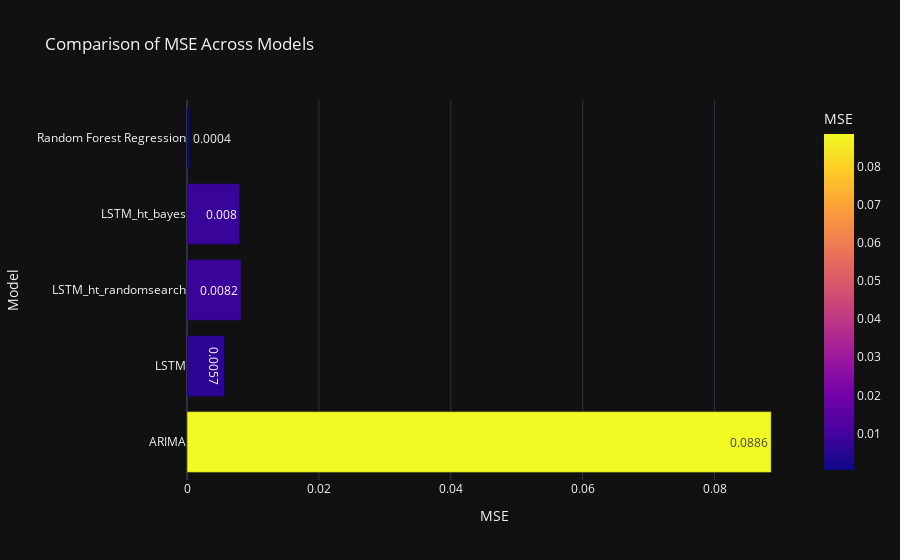
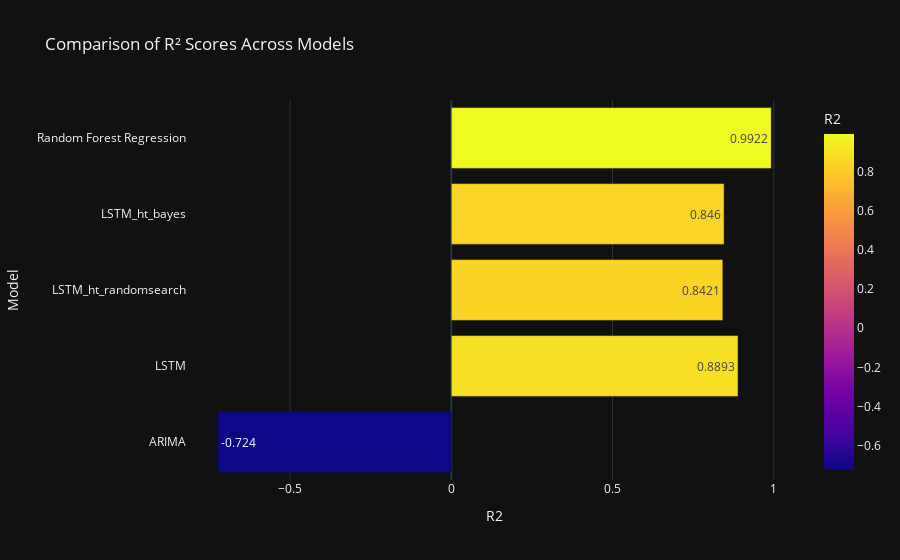

Notebook code for these charts, in order:
### Markdown cell above
## 4.Model Evaluation

### Code cell
import pandas as pd
import matplotlib.pyplot as plt
import plotly.express as px

# Example data for MSE and R² scores
models_comparison = pd.DataFrame({
    'Model': ['ARIMA', 'LSTM', 'LSTM_ht_randomsearch', 'LSTM_ht_bayes', 'Random Forest Regression'],
    'MSE': [mse_arima, mse_lstm, mse_lstm_ht_rs, mse_lstm_ht_bo, mse_rd],  # Replace with actual MSE values
    'R2': [r2_arima, r2_lstm, r2_lstm_ht_rs, r2_lstm_ht_bo, r2_rd]  # Replace with actual R² values
})

# Round values for better readability
models_comparison['MSE'] = models_comparison['MSE'].apply(lambda x: round(x, 4))
models_comparison['R2'] = models_comparison['R2'].apply(lambda x: round(x, 4))

# Display the DataFrame
print(models_comparison)

# Optional: Use Plotly for interactive visualization
fig = px.bar(models_comparison, 
             x='MSE', 
             y='Model', 
             text='MSE', 
             color='MSE', 
             title='Comparison of MSE Across Models', 
             template='plotly_dark', 
             orientation='h')
fig.show()

fig = px.bar(models_comparison, 
             x='R2', 
             y='Model', 
             text='R2', 
             color='R2', 
             title='Comparison of R² Scores Across Models', 
             template='plotly_dark', 
             orientation='h')
fig.show()

### Figure 1 — Plotly figure (JSON) as saved in the notebook; plotly's stock layout.template omitted (floating-point values rounded to 4 significant figures)
{"data": [{"hovertemplate": "MSE=%{marker.color}<br>Model=%{y}<extra></extra>", "legendgroup": "", "marker": {"color": [0.0886, 0.0057, 0.0082, 0.008, 0.0004], "coloraxis": "coloraxis", "pattern": {"shape": ""}}, "name": "", "orientation": "h", "showlegend": false, "text": [0.0886, 0.0057, 0.0082, 0.008, 0.0004], "textposition": "auto", "type": "bar", "x": [0.0886, 0.0057, 0.0082, 0.008, 0.0004], "xaxis": "x", "y": ["ARIMA", "LSTM", "LSTM_ht_randomsearch", "LSTM_ht_bayes", "Random Forest Regression"], "yaxis": "y"}], "layout": {"barmode": "relative", "coloraxis": {"colorbar": {"title": {"text": "MSE"}}, "colorscale": [[0, "#0d0887"], [0.1111, "#46039f"], [0.2222, "#7201a8"], [0.3333, "#9c179e"], [0.4444, "#bd3786"], [0.5556, "#d8576b"], [0.6667, "#ed7953"], [0.7778, "#fb9f3a"], [0.8889, "#fdca26"], [1, "#f0f921"]]}, "legend": {"tracegroupgap": 0}, "title": {"text": "Comparison of MSE Across Models"}, "xaxis": {"anchor": "y", "domain": [0, 1], "title": {"text": "MSE"}}, "yaxis": {"anchor": "x", "domain": [0, 1], "title": {"text": "Model"}}}}

### Figure 2 — Plotly figure (JSON) as saved in the notebook; plotly's stock layout.template omitted (floating-point values rounded to 4 significant figures)
{"data": [{"hovertemplate": "R2=%{marker.color}<br>Model=%{y}<extra></extra>", "legendgroup": "", "marker": {"color": [-0.724, 0.8893, 0.8421, 0.846, 0.9922], "coloraxis": "coloraxis", "pattern": {"shape": ""}}, "name": "", "orientation": "h", "showlegend": false, "text": [-0.724, 0.8893, 0.8421, 0.846, 0.9922], "textposition": "auto", "type": "bar", "x": [-0.724, 0.8893, 0.8421, 0.846, 0.9922], "xaxis": "x", "y": ["ARIMA", "LSTM", "LSTM_ht_randomsearch", "LSTM_ht_bayes", "Random Forest Regression"], "yaxis": "y"}], "layout": {"barmode": "relative", "coloraxis": {"colorbar": {"title": {"text": "R2"}}, "colorscale": [[0, "#0d0887"], [0.1111, "#46039f"], [0.2222, "#7201a8"], [0.3333, "#9c179e"], [0.4444, "#bd3786"], [0.5556, "#d8576b"], [0.6667, "#ed7953"], [0.7778, "#fb9f3a"], [0.8889, "#fdca26"], [1, "#f0f921"]]}, "legend": {"tracegroupgap": 0}, "title": {"text": "Comparison of R² Scores Across Models"}, "xaxis": {"anchor": "y", "domain": [0, 1], "title": {"text": "R2"}}, "yaxis": {"anchor": "x", "domain": [0, 1], "title": {"text": "Model"}}}}
